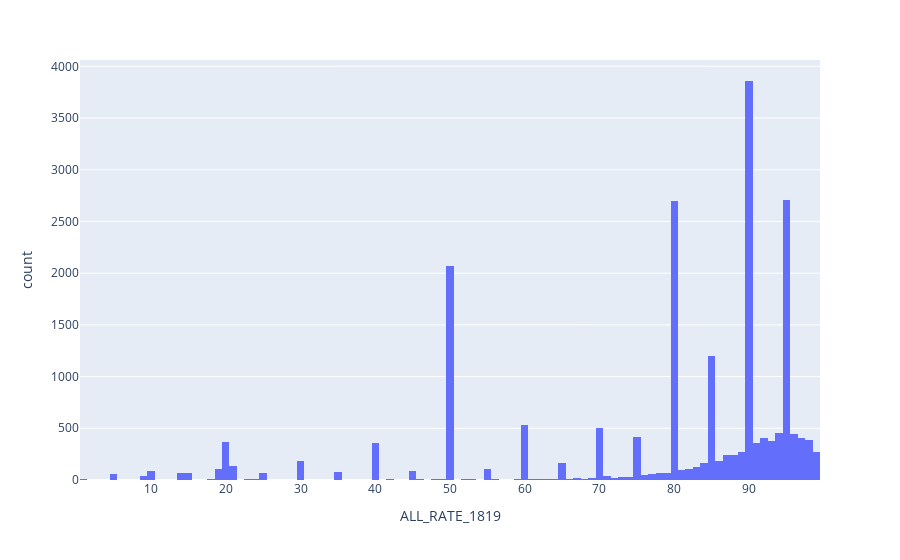

The cell this chart's notebook holds for it:
### Markdown cell above
**Check distribution of our graduation rates**

### Code cell
fig = px.histogram(df_full["ALL_RATE_1819"].sort_values(), x="ALL_RATE_1819")
fig.show()

### Figure 1 — Plotly figure (JSON) as saved in the notebook; plotly's stock layout.template omitted (floating-point values rounded to 4 significant figures; data arrays with more than 128 entries replaced by an {"elided": "..."} marker saying what was removed)
{"data": [{"alignmentgroup": "True", "bingroup": "x", "hovertemplate": "ALL_RATE_1819=%{x}<br>count=%{y}<extra></extra>", "legendgroup": "", "marker": {"color": "#636efa", "pattern": {"shape": ""}}, "name": "", "offsetgroup": "", "orientation": "v", "showlegend": false, "type": "histogram", "x": {"elided": "21136 int values"}, "xaxis": "x", "yaxis": "y"}], "layout": {"autosize": true, "barmode": "relative", "legend": {"tracegroupgap": 0}, "margin": {"t": 60}, "xaxis": {"anchor": "y", "autorange": true, "domain": [0, 1], "range": [0.5, 99.5], "title": {"text": "ALL_RATE_1819"}, "type": "linear"}, "yaxis": {"anchor": "x", "autorange": true, "domain": [0, 1], "range": [0, 4061.0], "title": {"text": "count"}}}}
